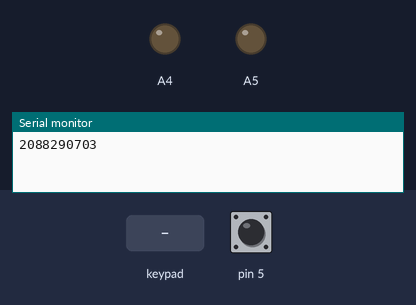
Simulated run of this sketch. Board: Arduino Uno, built with avr-gcc and run on an emulated ATmega328P. Parts: output pins drawn as LEDs (lit = HIGH), the last lines printed to the serial monitor. Dashed ring = blinking. The test bench sets the inputs (shaded band); at power-on: pin 5 HIGH.

Above: at 1.2 s.
1.3 s: keypad keys 0 0 0 0 0 0 0 0 # pressed 0.4 s apart
At 3.4 s:
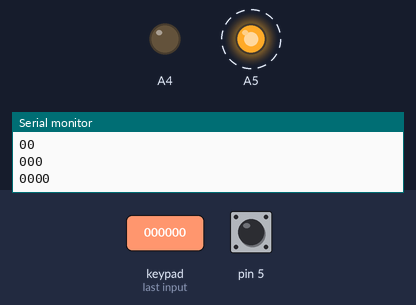
6.4 s: pin 5 pulled LOW for 0.15 s
At 6.7 s:
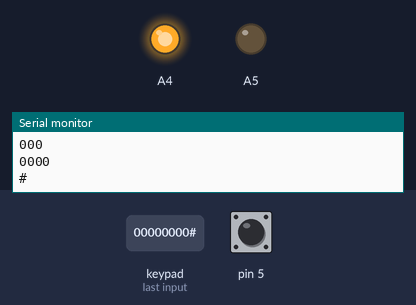
8.2 s: key '*' pressed
At 9.5 s:
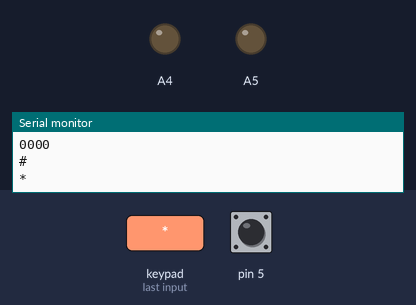
9.8 s: key '#' pressed
At 11.1 s:
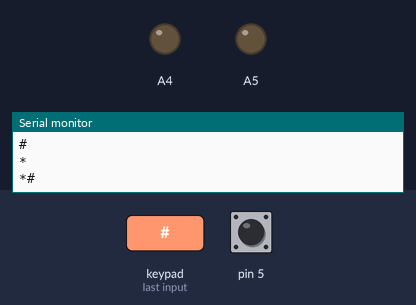
11.4 s: pin 5 pulled LOW for 3.2 s
At 14.65 s:
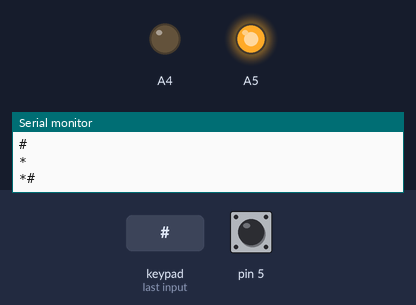
Timing chart, 0 to 16.3 s (numbered marks = the images above; inputs shaded):
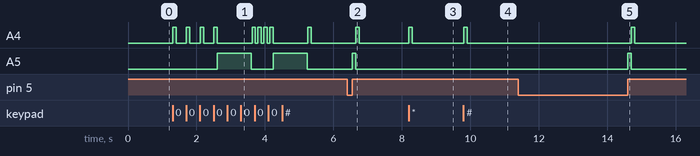

Measured:
- after the input at 1.3 s, A4: LOW → HIGH at once, → LOW 0.10 s later, → HIGH 0.30 s later, → LOW 0.10 s later, … (18 changes in this stretch); A5: alternates HIGH for 1.0 s and LOW for 0.63 s, starting after 1.3 s
- after the input at 6.4 s, A4: LOW → HIGH after 0.25 s, → LOW 0.10 s later; A5: LOW → HIGH after 0.15 s, → LOW 0.10 s later
- after the input at 8.2 s, A4: LOW → HIGH at once, → LOW 0.10 s later
- after the input at 9.8 s, A4: LOW → HIGH at once, → LOW 0.10 s later
- after the input at 11.4 s, A4: LOW → HIGH after 3.3 s, → LOW 0.10 s later; A5: LOW → HIGH after 3.2 s, → LOW 0.10 s later

The sketch:

test_keypad_password.ino
```cpp
#include <Keypad.h>

char keymap[3][4] = {
  { '1', '4', '7', '*' },
  { '2', '5', '8', '0' },
  { '3', '6', '9', '#' }
};
const char password[8] = { '1', '2', '3', '4', 0, 0, 0, 0 };
uint32_t hashPass = 0;
char passwordBuffer[8] = { 0, 0, 0, 0, 0, 0, 0, 0 };
char bufferChar;
const uint8_t passLength = 4;
uint8_t counter = 0, lockCounter = 0;
boolean butState = false, specState = false;
Keypad myKeypad = Keypad(makeKeymap(keymap),
                         new uint8_t[3]{ 4, 9, 12 }, new uint8_t[4]{ 7, 3, 2, 8 }, 3, 4);

/**
  Hash function, returns uint32_t hash value from char* str
*/
uint32_t hashDJB2(char* str) {
  uint32_t hash = 5381;
  int c;
  while ((c = *str++)) {
    hash = ((hash << 5) + hash) + c;  // hash * 33 + c
  }
  return hash;
}

void setup() {
  // put your setup code here, to run once:
  pinMode(A4, OUTPUT);
  pinMode(A5, OUTPUT);
  pinMode(5, INPUT_PULLUP);

  hashPass = hashDJB2(password);

  Serial.begin(9600);
  while (!Serial)
    ;
  Serial.println(hashPass);
}

boolean getChar() {
  bufferChar = myKeypad.getKey();
  if (bufferChar != NO_KEY) {
    return true;
  }
  return false;
}

void blink(uint8_t pin, uint16_t ms) {
  digitalWrite(pin, HIGH);
  delay(ms);
  digitalWrite(pin, LOW);
}

void resetPasswordBuffer() {
  bufferChar = NO_KEY;
  for (uint8_t i = 0; i < 8; i++) {
    passwordBuffer[i] = 0;
  }
  counter = 0;
  lockCounter = 0;
}
void loop() {
  // put your main code here, to run repeatedly:
  if (getChar()) {
    passwordBuffer[counter++] = bufferChar;
    blink(A4, 100);
    Serial.println(passwordBuffer);
    if (counter >= passLength) {
      if (hashPass == hashDJB2(passwordBuffer)) {
        blink(A4, 1000);
      } else {
        blink(A5, 1000);
      }
      resetPasswordBuffer();
    }
    if (bufferChar == keymap[2][3]) {
      lockCounter++;
      if (lockCounter >= 3) {
        resetPasswordBuffer();
        blink(A5,500);
        blink(A4,100);
      }
    }
    else {
      lockCounter = 0;
    }
  }
  if (digitalRead(5) == LOW) butState = true;
  if (digitalRead(5) == HIGH && butState == true) {
    resetPasswordBuffer();
    blink(A5, 100);
    blink(A4, 100);
    butState = false;
    delay(10);
  }
}
```
